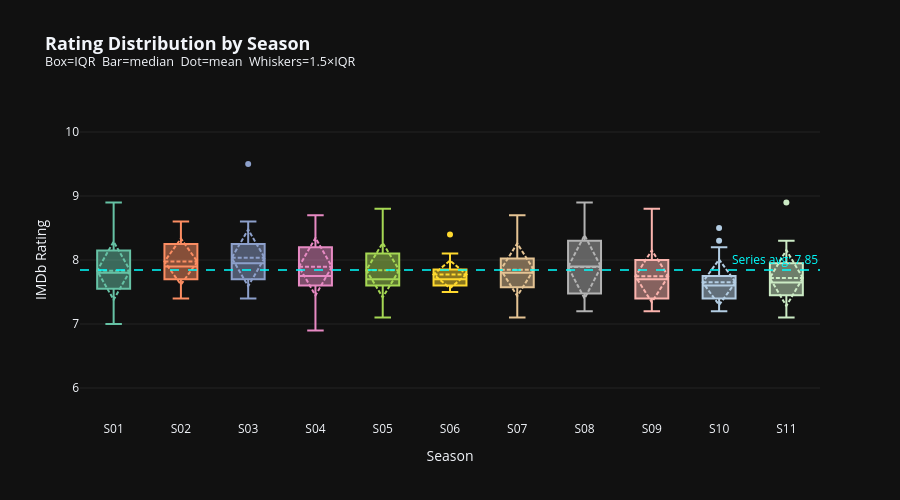

Notebook code cell kept with this figure:
### Markdown cell above
## 📦 Chart 2 — Season Box Plots

### Code cell
# ── Chart 2: Season Box Plots ────────────────────────────────────────────────
fig2 = go.Figure()
for i, season in enumerate(sorted(df_rated['season'].unique())):
    s   = df_rated[df_rated['season'] == season]
    col = PALETTE[i % len(PALETTE)]
    fig2.add_trace(go.Box(
        y=s['rating'], name=f'S{season:02d}',
        marker_color=col, boxmean='sd',
        customdata=s[['title','rating','ep_code']].values,
        hovertemplate='<b>%{customdata[0]}</b><br>%{customdata[2]}: %{customdata[1]:.1f}<extra></extra>'
    ))
fig2.add_hline(y=df_rated['rating'].mean(),
    line=dict(color='cyan', dash='dash', width=1.5),
    annotation_text=f'Series avg: {df_rated["rating"].mean():.2f}',
    annotation_font_color='cyan')
fig2.update_layout(
    title=dict(text='<b>Rating Distribution by Season</b><br>'
               '<sup>Box=IQR  Bar=median  Dot=mean  Whiskers=1.5\u00d7IQR</sup>',
               font_size=18),
    xaxis_title='Season', yaxis_title='IMDb Rating',
    template='plotly_dark', height=500, showlegend=False,
    yaxis=dict(range=[5.5, 10.5], gridcolor='rgba(255,255,255,0.08)')
)
fig2.show()

### Figure 1 — Plotly figure (JSON) as saved in the notebook; plotly's stock layout.template omitted (floating-point values rounded to 4 significant figures)
{"data": [{"boxmean": "sd", "customdata": [["Pilot", 7.8, "S01E01"], ["To Market, to Market", 7.9, "S01E02"], ["Requiem for a Lightweight", 7.4, "S01E03"], ["Chief Surgeon Who?", 8.1, "S01E04"], ["The Moose", 7.6, "S01E05"], ["Yankee Doodle Doctor", 8.2, "S01E06"], ["Bananas, Crackers and Nuts", 7.6, "S01E07"], ["Cowboy", 7.4, "S01E08"], ["Henry, Please Come Home", 7.8, "S01E09"], ["I Hate a Mystery", 7.6, "S01E10"], ["Germ Warfare", 7.8, "S01E11"], ["Dear Dad", 8.2, "S01E12"], ["Edwina", 7, "S01E13"], ["Love Story", 7.3, "S01E14"], ["Tuttle", 8.9, "S01E15"], ["The Ringbanger", 8, "S01E16"], ["Sometimes You Hear the Bullet", 8.8, "S01E17"], ["Dear Dad, Again", 8.1, "S01E18"], ["The Longjohn Flap", 8.3, "S01E19"], ["The Army-Navy Game", 8.2, "S01E20"], ["Sticky Wicket", 7.7, "S01E21"], ["Major Fred C. Dobbs", 7.5, "S01E22"], ["Ceasefire", 7.6, "S01E23"], ["Showtime", 7.2, "S01E24"]], "hovertemplate": "<b>%{customdata[0]}</b><br>%{customdata[2]}: %{customdata[1]:.1f}<extra></extra>", "marker": {"color": "rgb(102,194,165)"}, "name": "S01", "type": "box", "y": [7.8, 7.9, 7.4, 8.1, 7.6, 8.2, 7.6, 7.4, 7.8, 7.6, 7.8, 8.2, 7.0, 7.3, 8.9, 8.0, 8.8, 8.1, 8.3, 8.2, 7.7, 7.5, 7.6, 7.2]}, {"boxmean": "sd", "customdata": [["Divided We Stand", 8, "S02E01"], ["5 O'Clock Charlie", 8.5, "S02E02"], ["Radar's Report", 7.9, "S02E03"], ["For the Good of the Outfit", 7.7, "S02E04"], ["Dr. Pierce and Mr. Hyde", 7.5, "S02E05"], ["Kim", 7.7, "S02E06"], ["L.I.P. (Local Indigenous Personnel)", 7.6, "S02E07"], ["The Trial of Henry Blake", 8.6, "S02E08"], ["Dear Dad... Three", 8.1, "S02E09"], ["The Sniper", 8, "S02E10"], ["Carry On, Hawkeye", 8.4, "S02E11"], ["The Incubator", 8.2, "S02E12"], ["Deal Me Out", 8.6, "S02E13"], ["Hot Lips and Empty Arms", 7.9, "S02E14"], ["Officers Only", 7.8, "S02E15"], ["Henry in Love", 7.4, "S02E16"], ["For Want of a Boot", 8.1, "S02E17"], ["Operation Noselift", 7.4, "S02E18"], ["The Chosen People", 7.6, "S02E19"], ["As You Were", 7.8, "S02E20"], ["Crisis", 8.5, "S02E21"], ["George", 7.9, "S02E22"], ["Mail Call", 7.9, "S02E23"], ["A Smattering of Intelligence", 8.3, "S02E24"]], "hovertemplate": "<b>%{customdata[0]}</b><br>%{customdata[2]}: %{customdata[1]:.1f}<extra></extra>", "marker": {"color": "rgb(252,141,98)"}, "name": "S02", "type": "box", "y": [8.0, 8.5, 7.9, 7.7, 7.5, 7.7, 7.6, 8.6, 8.1, 8.0, 8.4, 8.2, 8.6, 7.9, 7.8, 7.4, 8.1, 7.4, 7.6, 7.8, 8.5, 7.9, 7.9, 8.3]}, {"boxmean": "sd", "customdata": [["The General Flipped at Dawn", 8.5, "S03E01"], ["Rainbow Bridge", 8.3, "S03E02"], ["Officer of the Day", 8, "S03E03"], ["Iron Guts Kelly", 7.9, "S03E04"], ["O.R.", 8.4, "S03E05"], ["Springtime", 8.1, "S03E06"], ["Check-Up", 7.7, "S03E07"], ["Life with Father", 7.5, "S03E08"], ["Alcoholics Unanimous", 7.7, "S03E09"], ["There Is Nothing Like a Nurse", 7.6, "S03E10"], ["Adam's Ribs", 8.6, "S03E11"], ["A Full Rich Day", 8.1, "S03E12"], ["Mad Dogs and Servicemen", 7.7, "S03E13"], ["Private Charles Lamb", 8.2, "S03E14"], ["Bombed", 8, "S03E15"], ["Bulletin Board", 7.7, "S03E16"], ["The Consultant", 7.9, "S03E17"], ["House Arrest", 7.9, "S03E18"], ["Aid Station", 8.5, "S03E19"], ["Love and Marriage", 7.4, "S03E20"], ["Big Mac", 8.1, "S03E21"], ["Payday", 7.7, "S03E22"], ["White Gold", 7.8, "S03E23"], ["Abyssinia, Henry", 9.5, "S03E24"]], "hovertemplate": "<b>%{customdata[0]}</b><br>%{customdata[2]}: %{customdata[1]:.1f}<extra></extra>", "marker": {"color": "rgb(141,160,203)"}, "name": "S03", "type": "box", "y": [8.5, 8.3, 8.0, 7.9, 8.4, 8.1, 7.7, 7.5, 7.7, 7.6, 8.6, 8.1, 7.7, 8.2, 8.0, 7.7, 7.9, 7.9, 8.5, 7.4, 8.1, 7.7, 7.8, 9.5]}, {"boxmean": "sd", "customdata": [["Welcome to Korea", 8.7, "S04E01"], ["Change of Command", 8.6, "S04E02"], ["It Happened One Night", 7.7, "S04E03"], ["The Late Captain Pierce", 8.3, "S04E04"], ["Hey, Doc", 7.6, "S04E05"], ["The Bus", 8.2, "S04E06"], ["Dear Mildred", 8.4, "S04E07"], ["The Kids", 7.7, "S04E08"], ["Quo Vadis, Captain Chandler", 8.2, "S04E09"], ["Dear Peggy", 7.5, "S04E10"], ["Of Moose and Men", 7.3, "S04E11"], ["Soldier of the Month", 7.8, "S04E12"], ["The Gun", 7.6, "S04E13"], ["Mail Call, Again", 8, "S04E14"], ["The Price of Tomato Juice", 7.7, "S04E15"], ["Dear Ma", 7.7, "S04E16"], ["Der Tag", 7.9, "S04E17"], ["Hawkeye", 6.9, "S04E18"], ["Some 38th Parallels", 7.6, "S04E19"], ["The Novocaine Mutiny", 8.2, "S04E20"], ["Smilin' Jack", 7.6, "S04E21"], ["The More I See You", 7.4, "S04E22"], ["Deluge", 8.2, "S04E23"], ["The Interview", 8.7, "S04E24"]], "hovertemplate": "<b>%{customdata[0]}</b><br>%{customdata[2]}: %{customdata[1]:.1f}<extra></extra>", "marker": {"color": "rgb(231,138,195)"}, "name": "S04", "type": "box", "y": [8.7, 8.6, 7.7, 8.3, 7.6, 8.2, 8.4, 7.7, 8.2, 7.5, 7.3, 7.8, 7.6, 8.0, 7.7, 7.7, 7.9, 6.9, 7.6, 8.2, 7.6, 7.4, 8.2, 8.7]}, {"boxmean": "sd", "customdata": [["Bug Out", 8.5, "S05E01"], ["Margaret's Engagement", 8, "S05E02"], ["Out of Sight, Out of Mind", 8.1, "S05E03"], ["Lt. Radar O'Reilly", 7.5, "S05E04"], ["The Nurses", 8.1, "S05E05"], ["The Abduction of Margaret Houlihan", 8.2, "S05E06"], ["Dear Sigmund", 8.8, "S05E07"], ["Mulcahy's War", 8.1, "S05E08"], ["The Korean Surgeon", 8.1, "S05E09"], ["Hawkeye Get Your Gun", 7.9, "S05E10"], ["The Colonel's Horse", 7.7, "S05E11"], ["Exorcism", 7.1, "S05E12"], ["Hawk's Nightmare", 7.6, "S05E13"], ["The Most Unforgettable Characters", 7.7, "S05E14"], ["38 Across", 7.7, "S05E15"], ["Ping Pong", 7.4, "S05E16"], ["End Run", 7.7, "S05E17"], ["Hanky Panky", 7.1, "S05E18"], ["Hepatitis", 7.6, "S05E19"], ["The General's Practitioner", 7.6, "S05E20"], ["Movie Tonight", 8.6, "S05E21"], ["Souvenirs", 7.4, "S05E22"], ["Post Op", 7.6, "S05E23"], ["Margaret's Marriage", 8.1, "S05E24"]], "hovertemplate": "<b>%{customdata[0]}</b><br>%{customdata[2]}: %{customdata[1]:.1f}<extra></extra>", "marker": {"color": "rgb(166,216,84)"}, "name": "S05", "type": "box", "y": [8.5, 8.0, 8.1, 7.5, 8.1, 8.2, 8.8, 8.1, 8.1, 7.9, 7.7, 7.1, 7.6, 7.7, 7.7, 7.4, 7.7, 7.1, 7.6, 7.6, 8.6, 7.4, 7.6, 8.1]}, {"boxmean": "sd", "customdata": [["Fade Out, Fade In", 8.4, "S06E01"], ["Fallen Idol", 8.1, "S06E02"], ["Last Laugh", 7.6, "S06E03"], ["War of Nerves", 8, "S06E04"], ["The Winchester Tapes", 7.9, "S06E05"], ["The Light That Failed", 7.8, "S06E06"], ["In Love and War", 7.6, "S06E07"], ["Change Day", 7.6, "S06E08"], ["Images", 7.6, "S06E09"], ["The M*A*S*H Olympics", 7.7, "S06E10"], ["The Grim Reaper", 7.5, "S06E11"], ["Comrades in Arms: Part 1", 7.8, "S06E12"], ["Comrades in Arms: Part 2", 7.7, "S06E13"], ["The Merchant of Korea", 7.7, "S06E14"], ["The Smell of Music", 8.1, "S06E15"], ["Patent 4077", 7.8, "S06E16"], ["Tea and Empathy", 7.6, "S06E17"], ["Your Hit Parade", 7.7, "S06E18"], ["What's Up, Doc?", 7.7, "S06E19"], ["Mail Call Three", 7.5, "S06E20"], ["Temporary Duty", 7.7, "S06E21"], ["Potter's Retirement", 8.1, "S06E22"], ["Dr. Winchester and Mr. Hyde", 7.7, "S06E23"], ["Major Topper", 7.7, "S06E24"]], "hovertemplate": "<b>%{customdata[0]}</b><br>%{customdata[2]}: %{customdata[1]:.1f}<extra></extra>", "marker": {"color": "rgb(255,217,47)"}, "name": "S06", "type": "box", "y": [8.4, 8.1, 7.6, 8.0, 7.9, 7.8, 7.6, 7.6, 7.6, 7.7, 7.5, 7.8, 7.7, 7.7, 8.1, 7.8, 7.6, 7.7, 7.7, 7.5, 7.7, 8.1, 7.7, 7.7]}, {"boxmean": "sd", "customdata": [["Commander Pierce", 7.8, "S07E01"], ["Peace on Us", 8, "S07E02"], ["Lil", 7.5, "S07E03"], ["Our Finest Hour", 7.1, "S07E04"], ["The Billfold Syndrome", 8.3, "S07E05"], ["None Like It Hot", 8, "S07E06"], ["They Call the Wind Korea", 7.7, "S07E07"], ["Major Ego", 7.5, "S07E08"], ["Baby, It's Cold Outside", 7.7, "S07E09"], ["Point of View", 8.7, "S07E10"], ["Dear Comrade", 8, "S07E11"], ["Out of Gas", 7.6, "S07E12"], ["An Eye for a Tooth", 8.1, "S07E13"], ["Dear Sis", 8.4, "S07E14"], ["B. J. Papa San", 7.3, "S07E15"], ["Inga", 7.4, "S07E16"], ["The Price", 7.8, "S07E17"], ["The Young and the Restless", 7.8, "S07E18"], ["Hot Lips Is Back in Town", 7.8, "S07E19"], ["C*A*V*E", 7.7, "S07E20"], ["Rally 'Round the Flagg, Boys", 8.4, "S07E21"], ["Preventative Medicine", 7.6, "S07E22"], ["A Night at Rosie's", 8, "S07E23"], ["Ain't Love Grand", 7.3, "S07E24"], ["The Party", 8.7, "S07E25"]], "hovertemplate": "<b>%{customdata[0]}</b><br>%{customdata[2]}: %{customdata[1]:.1f}<extra></extra>", "marker": {"color": "rgb(229,196,148)"}, "name": "S07", "type": "box", "y": [7.8, 8.0, 7.5, 7.1, 8.3, 8.0, 7.7, 7.5, 7.7, 8.7, 8.0, 7.6, 8.1, 8.4, 7.3, 7.4, 7.8, 7.8, 7.8, 7.7, 8.4, 7.6, 8.0, 7.3, 8.7]}, {"boxmean": "sd", "customdata": [["Too Many Cooks", 7.9, "S08E01"], ["Are You Now, Margaret?", 7.7, "S08E02"], ["Guerilla My Dreams", 7.3, "S08E03"], ["Good-Bye Radar: Part 1", 8.4, "S08E04"], ["Good-Bye Radar: Part 2", 8.8, "S08E05"], ["Period of Adjustment", 8.2, "S08E06"], ["Nurse Doctor", 7.4, "S08E07"], ["Private Finance", 7.5, "S08E08"], ["Mr. and Mrs. Who?", 8, "S08E09"], ["The Yalu Brick Road", 8.2, "S08E10"], ["Life Time", 8.9, "S08E11"], ["Dear Uncle Abdul", 7.7, "S08E12"], ["Captains Outrageous", 7.3, "S08E13"], ["Stars and Stripes", 7.2, "S08E14"], ["Yessir, That's Our Baby", 7.9, "S08E15"], ["Bottle Fatigue", 7.6, "S08E16"], ["Heal Thyself", 8.3, "S08E17"], ["Old Soldiers", 8.5, "S08E18"], ["Morale Victory", 8.3, "S08E19"], ["Lend a Hand", 7.3, "S08E20"], ["Goodbye, Cruel World", 7.5, "S08E21"], ["Dreams", 7.9, "S08E22"], ["War Co-Respondent", 7.4, "S08E23"], ["Back Pay", 7.5, "S08E24"], ["April Fools", 8.6, "S08E25"]], "hovertemplate": "<b>%{customdata[0]}</b><br>%{customdata[2]}: %{customdata[1]:.1f}<extra></extra>", "marker": {"color": "rgb(179,179,179)"}, "name": "S08", "type": "box", "y": [7.9, 7.7, 7.3, 8.4, 8.8, 8.2, 7.4, 7.5, 8.0, 8.2, 8.9, 7.7, 7.3, 7.2, 7.9, 7.6, 8.3, 8.5, 8.3, 7.3, 7.5, 7.9, 7.4, 7.5, 8.6]}, {"boxmean": "sd", "customdata": [["The Best of Enemies", 7.8, "S09E01"], ["Letters", 8.2, "S09E02"], ["Cementing Relationships", 7.5, "S09E03"], ["Father's Day", 7.4, "S09E04"], ["Death Takes a Holiday", 8.8, "S09E05"], ["A War for All Seasons", 8.2, "S09E06"], ["Your Retention Please", 7.4, "S09E07"], ["Tell It to the Marines", 7.4, "S09E08"], ["Taking the Fifth", 7.2, "S09E09"], ["Operation Friendship", 7.3, "S09E10"], ["No Sweat", 8, "S09E11"], ["Depressing News", 7.7, "S09E12"], ["No Laughing Matter", 7.7, "S09E13"], ["Oh, How We Danced", 8, "S09E14"], ["Bottoms Up", 7.7, "S09E15"], ["The Red/White Blues", 7.6, "S09E16"], ["Bless You Hawkeye", 7.4, "S09E17"], ["Blood Brothers", 8.3, "S09E18"], ["The Foresight Saga", 7.3, "S09E19"], ["The Life You Save", 8, "S09E20"]], "hovertemplate": "<b>%{customdata[0]}</b><br>%{customdata[2]}: %{customdata[1]:.1f}<extra></extra>", "marker": {"color": "rgb(251,180,174)"}, "name": "S09", "type": "box", "y": [7.8, 8.2, 7.5, 7.4, 8.8, 8.2, 7.4, 7.4, 7.2, 7.3, 8.0, 7.7, 7.7, 8.0, 7.7, 7.6, 7.4, 8.3, 7.3, 8.0]}, {"boxmean": "sd", "customdata": [["That's Show Biz", 7.2, "S10E01"], ["Identity Crisis", 7.7, "S10E02"], ["Rumor at the Top", 7.4, "S10E03"], ["Give 'Em Hell, Hawkeye", 7.4, "S10E04"], ["Wheelers and Dealers", 7.4, "S10E05"], ["Communication Breakdown", 7.7, "S10E06"], ["Snap Judgement", 7.5, "S10E07"], ["Snappier Judgement", 7.6, "S10E08"], ["'Twas the Day After Christmas", 7.7, "S10E09"], ["Follies of the Living - Concerns of the Dead", 8.3, "S10E10"], ["The Birthday Girls", 7.4, "S10E11"], ["Blood and Guts", 7.3, "S10E12"], ["A Holy Mess", 7.7, "S10E13"], ["The Tooth Shall Set You Free", 8.1, "S10E14"], ["Pressure Points", 7.9, "S10E15"], ["Where There's a Will, There's a War", 8.5, "S10E16"], ["Promotion Commotion", 7.7, "S10E17"], ["Heroes", 7.2, "S10E18"], ["Sons and Bowlers", 8.2, "S10E19"], ["Picture This", 7.4, "S10E20"], ["That Darn Kid", 7.4, "S10E21"]], "hovertemplate": "<b>%{customdata[0]}</b><br>%{customdata[2]}: %{customdata[1]:.1f}<extra></extra>", "marker": {"color": "rgb(179,205,227)"}, "name": "S10", "type": "box", "y": [7.2, 7.7, 7.4, 7.4, 7.4, 7.7, 7.5, 7.6, 7.7, 8.3, 7.4, 7.3, 7.7, 8.1, 7.9, 8.5, 7.7, 7.2, 8.2, 7.4, 7.4]}, {"boxmean": "sd", "customdata": [["Hey, Look Me Over", 7.9, "S11E01"], ["Trick or Treatment", 7.7, "S11E02"], ["Foreign Affairs", 7.4, "S11E03"], ["The Joker Is Wild", 8.1, "S11E04"], ["Who Knew?", 8, "S11E05"], ["Bombshells", 7.5, "S11E06"], ["Settling Debts", 7.7, "S11E07"], ["The Moon Is Not Blue", 7.2, "S11E08"], ["Run for the Money", 7.7, "S11E09"], ["U.N., the Night and the Music", 7.5, "S11E10"], ["Strange Bedfellows", 7.1, "S11E11"], ["Say No More", 7.6, "S11E12"], ["Friends and Enemies", 7.3, "S11E13"], ["Give and Take", 7.6, "S11E14"], ["As Time Goes By", 8.3, "S11E15"], ["Goodbye, Farewell and Amen", 8.9, "S11E16"]], "hovertemplate": "<b>%{customdata[0]}</b><br>%{customdata[2]}: %{customdata[1]:.1f}<extra></extra>", "marker": {"color": "rgb(204,235,197)"}, "name": "S11", "type": "box", "y": [7.9, 7.7, 7.4, 8.1, 8.0, 7.5, 7.7, 7.2, 7.7, 7.5, 7.1, 7.6, 7.3, 7.6, 8.3, 8.9]}], "layout": {"annotations": [{"font": {"color": "cyan"}, "showarrow": false, "text": "Series avg: 7.85", "x": 1, "xanchor": "right", "xref": "x domain", "y": 7.845, "yanchor": "bottom", "yref": "y"}], "height": 500, "shapes": [{"line": {"color": "cyan", "dash": "dash", "width": 1.5}, "type": "line", "x0": 0, "x1": 1, "xref": "x domain", "y0": 7.845, "y1": 7.845, "yref": "y"}], "showlegend": false, "title": {"font": {"size": 18}, "text": "<b>Rating Distribution by Season</b><br><sup>Box=IQR  Bar=median  Dot=mean  Whiskers=1.5×IQR</sup>"}, "xaxis": {"title": {"text": "Season"}}, "yaxis": {"gridcolor": "rgba(255,255,255,0.08)", "range": [5.5, 10.5], "title": {"text": "IMDb Rating"}}}}
